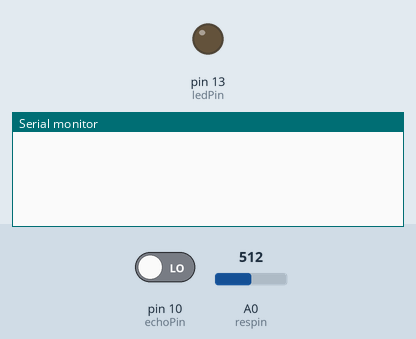
The sketch below on a simulated Arduino Uno, built with avr-gcc and run on an emulated ATmega328P. On the bench: output pins drawn as LEDs (lit = HIGH), the last lines printed to the serial monitor. Inputs (shaded band) come from the test bench; at power-on: A0 (respin) = 512, pin 10 (echoPin) LOW. Pins used as bus, display or sensor lines are not drawn.

Above: at 1.2 s.
1.3 s: A0 (respin) set to 638
At 1.7 s:
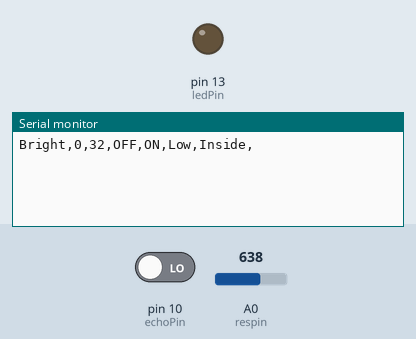
2.8 s: A0 (respin) set to 668
At 8.3 s:
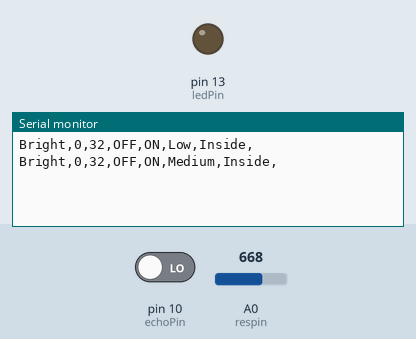

Measured:
- the behaviour switches between 650 and 651 on A0 (respin) (found by bisection; images 1 and 2)
- after the input at 2.8 s, the serial monitor: prints a new line after 4.7 s (image 2)

The sketch:

Lone_Wolf.ino
```cpp
#include<SoftwareSerial.h>
SoftwareSerial s(2,3);

//Water Sensor
int resval = 0;  // holds the value
int respin = A0; // sensor pin used

//Temperature
float temp;
int sensor=0;
//LDR
int sensorPin=A1;
int ledPin=13;
unsigned int sensorValue=0;

// Ultrasonic
const int trigPin=9;
const int echoPin=10;
long duration;
int distance;


void setup() {
  // put your setup code here, to run once:
//LDR
  pinMode(ledPin,OUTPUT);
  //Ultrasonic
  pinMode(trigPin,OUTPUT);
  pinMode(echoPin,INPUT);
    Serial.begin(115200);
    s.begin(9600);

}

void loop() {
  // put your main code here, to run repeatedly:
  /*
Serial.println(getTemp());
Serial.println(setLDR());
Serial.println(getDist());
  */
  Serial.println(getKey("Bright",getDist(),32,"OFF","ON",water(), "Inside"));

delay(5000);
}

float getTemp()
{
  temp=analogRead(sensor);
  temp=temp*0.48828125;
  return temp;
}

String setLDR()
{
sensorValue=analogRead(sensorPin);
if(sensorValue<15)
{
digitalWrite(ledPin,HIGH);
return "ON";
}
else
{
digitalWrite(ledPin,LOW);
return "OFF";
}
}


String getDist()
{
digitalWrite(trigPin,LOW);
delayMicroseconds(2);
digitalWrite(trigPin,HIGH);
delayMicroseconds(2);
delay(250);
digitalWrite(trigPin,LOW);
duration=pulseIn(echoPin,HIGH);
distance=duration*0.034/2;
if (distance >=15){
  return "Out_Of_Range";
}
else{
  return String(distance);
}
}

String water(){
    resval = analogRead(respin); //Read data from analog pin and store it to resval variable

  if (resval<=100){ return "EMPTY"; } else if (resval>100 && resval<=650){ return "Low"; } else if (resval>650 && resval<=700){ return "Medium"; } else if (resval>700){
    return "High";
  }
}

String getKey(String ldr,String dist,int temp, String led1, String led2, String water , String location)
{
  String message="";
  String dilimeter=",";
  message+=ldr+dilimeter;
  message+=String(dist)+dilimeter;
  message+=String(temp)+dilimeter;
  message += led1 + dilimeter;
  message += led2 + dilimeter;
  message += water + dilimeter;
  message += location + dilimeter;
  return message;
}
```
